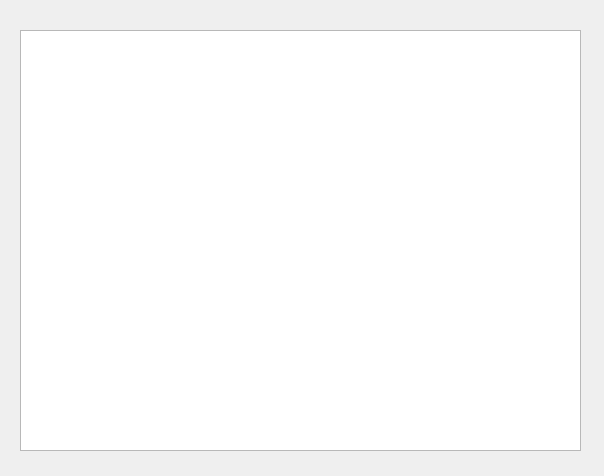
<?xml version="1.0" encoding="UTF-8"?>
<ui version="4.0">
 <class>View</class>
 <widget class="QDialog" name="View">
  <property name="geometry">
   <rect>
    <x>0</x>
    <y>0</y>
    <width>604</width>
    <height>476</height>
   </rect>
  </property>
  <property name="windowTitle">
   <string>Dialog</string>
  </property>
  <widget class="QTextBrowser" name="textBrowser">
   <property name="geometry">
    <rect>
     <x>20</x>
     <y>30</y>
     <width>561</width>
     <height>421</height>
    </rect>
   </property>
  </widget>
 </widget>
 <resources/>
 <connections/>
</ui>
